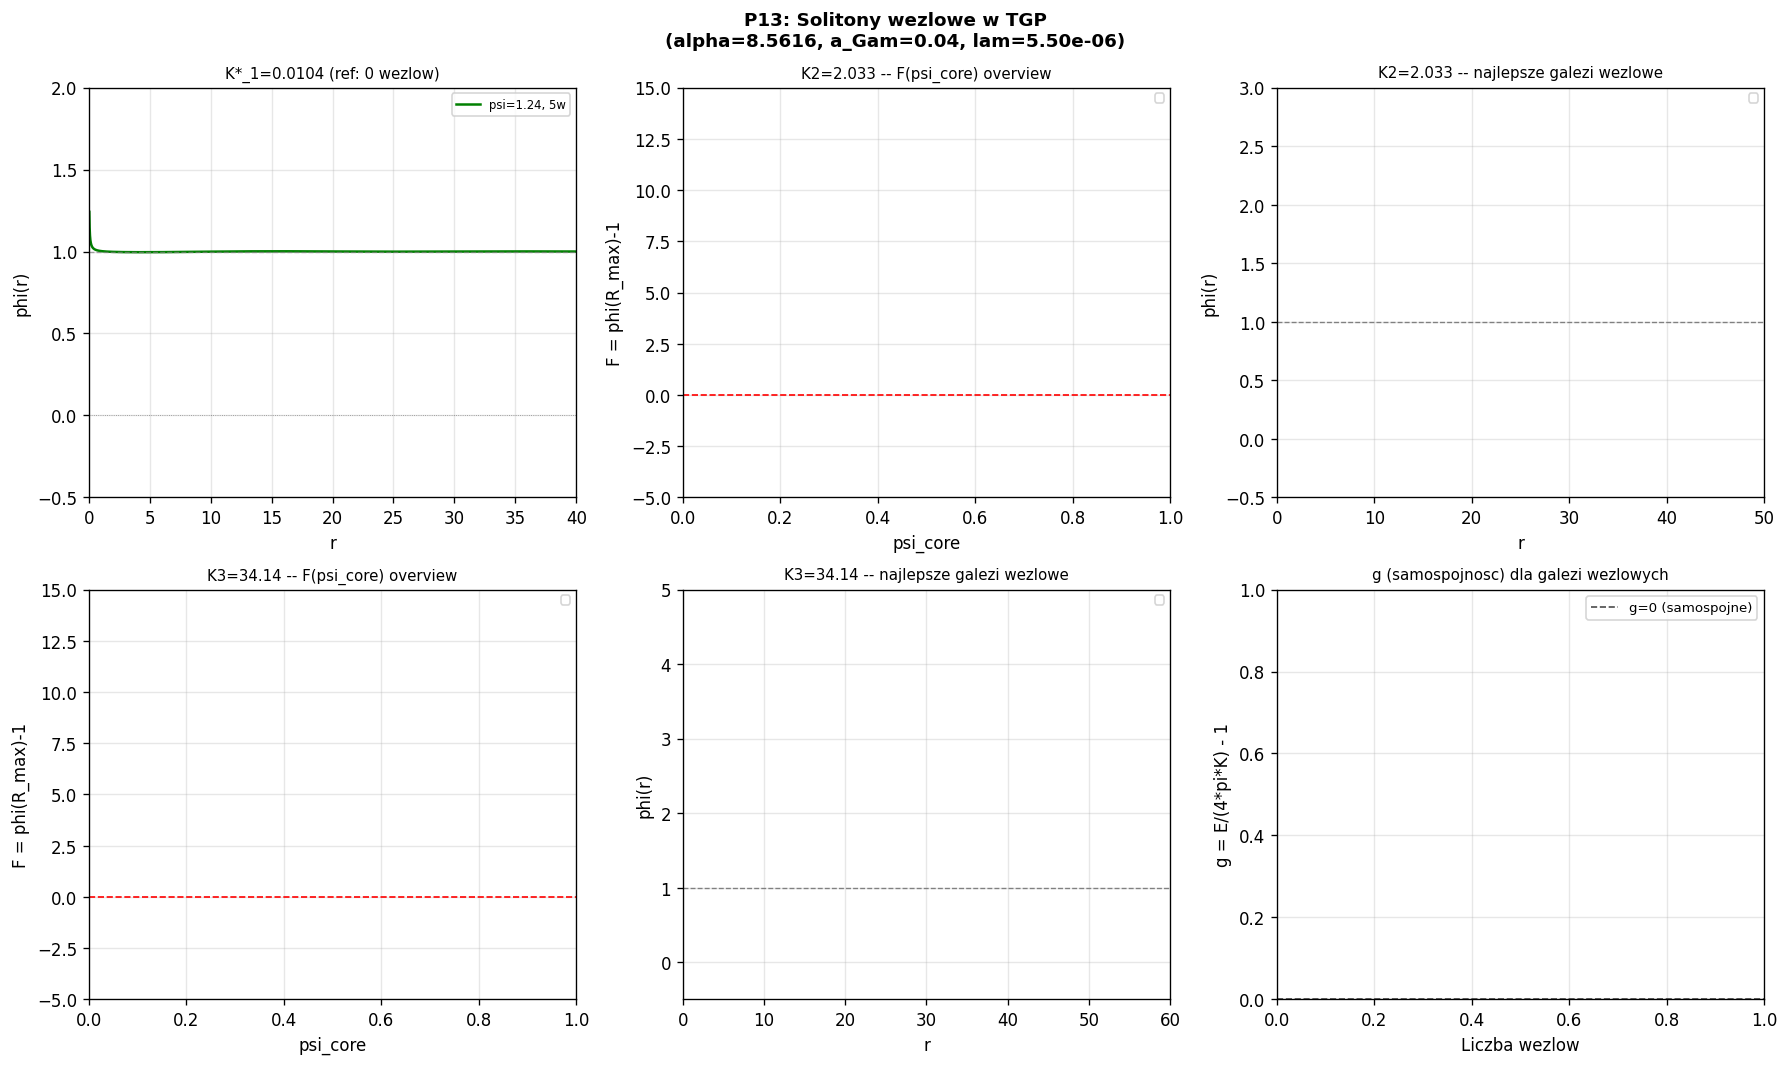

The script that saved this image:
"""
p13_nodal_solitons.py
=====================
Solitony wezlowe (nodal / excited-state solitons) w TGP.

MOTYWACJA:
  K1* = 0.010414 jest samospojny na glownej galezi ODE (psi_core~1.24, brak wezlow).
  K2 = 2.033 i K3 = 34.14 nie maja profilu phi(inf)=1 na tej galezi przy a_Gam=0.040.
  Hipoteza bańkowa (N0 w centrum) odrzucona przez p12.

NOWA HIPOTEZA: SOLITONY WEZLOWE (EXCITED STATES)
  W mechanice kwantowej stany wzbudzone maja wezly (miejsca, gdzie funkcja falowa
  przekracza wartosc rownowagowa i wraca). Analogicznie w TGP:

  - Gen 1 (K1*):  profil monotoniczny phi(r): z psi_core do 1 (brak wezlow)
  - Gen 2 (K2):   profil z 1 wezlem: phi nurkuje ponizej 1 przy r~r_node, wraca do 1
  - Gen 3 (K3):   profil z 2 wezlami

  Klucz: wezly sa w zakresie phi > 0 (nie dotykaja N0),
  wiec ODE pozostaje regularne (brak osobliwosci).

CEL p13:
  1. Skan psi_core dla K2 i K3 z szerszym oknem (psi_core moze byc ujemne lub < 1)
  2. Szukanie profili z phi(R_max) = 1 ALE z jednym lub wiecej "nurkowania" ponizej 1
  3. Policzenie wezlow i energie dla kazdej galezi
  4. Weryfikacja samospojnosci g(K) = E/(4*pi*K) - 1 = 0 na galezi wezlowej
"""

import numpy as np
from scipy.integrate import solve_ivp
from scipy.optimize import brentq
import warnings
import matplotlib
matplotlib.use('Agg')
import matplotlib.pyplot as plt
warnings.filterwarnings('ignore')

# ============================================================
# PARAMETRY
# ============================================================
ALPHA  = 8.5616
A_GAM  = 0.040
LAM    = 5.501357e-06
GAMMA  = 1.0
M_EFF  = 1.0 / np.sqrt(1.0 + ALPHA)
R_MAX  = 80.0   # zwiekszony zakres dla wezlowych profili

print(f"Parametry: alpha={ALPHA}, a_Gam={A_GAM}, lam={LAM:.4e}")
print(f"m_eff = {M_EFF:.4f},  R_max = {R_MAX}")
print()

V1 = GAMMA/3 - GAMMA/4

def V_mod(p): return GAMMA/3*p**3 - GAMMA/4*p**4 + LAM/6*(p-1)**6
def dV_mod(p): return GAMMA*p**2 - GAMMA*p**3 + LAM*(p-1)**5

def ode_rhs(r, y):
    phi, dphi = y
    phi = max(phi, 1e-10)
    kfac = 1.0 + ALPHA / phi
    ddphi = (dV_mod(phi) / kfac
             + ALPHA * dphi**2 / (2.0 * phi**2 * kfac)
             - (2.0 / r) * dphi)
    return [dphi, ddphi]

def integrate_outward(psi_core, K, r_max=R_MAX, n_eval=3000):
    """Outward integration; returns full solution object."""
    phi0  = psi_core
    dphi0 = -K / A_GAM**2

    def ev_lo(r, y): return y[0] - 1e-5
    ev_lo.terminal = True; ev_lo.direction = -1
    def ev_hi(r, y): return y[0] - 1e6
    ev_hi.terminal = True; ev_hi.direction = 1

    r_eval = A_GAM * (r_max / A_GAM)**np.linspace(0, 1, n_eval)
    sol = solve_ivp(
        ode_rhs, [A_GAM, r_max], [phi0, dphi0],
        method='DOP853', rtol=1e-9, atol=1e-11,
        t_eval=r_eval, events=[ev_lo, ev_hi]
    )
    return sol

def phi_at_rmax(psi_core, K, r_max=R_MAX, n_eval=2000):
    """phi(R_max) dla danego psi_core, K."""
    sol = integrate_outward(psi_core, K, r_max, n_eval)
    if len(sol.t) == 0 or sol.t[-1] < r_max * 0.99:
        return np.nan
    return sol.y[0, -1]

def count_nodes(sol, threshold=1.0):
    """Policz ile razy phi przekracza 'threshold' od gory (nurkowania ponizej)."""
    if len(sol.t) < 10:
        return 0
    phi = sol.y[0]
    crossings = 0
    for i in range(len(phi)-1):
        if phi[i] >= threshold and phi[i+1] < threshold:
            crossings += 1
    return crossings

def profile_energy(psi_core, K, n_eval=5000):
    """Energia solitonu."""
    dphi0 = -K / A_GAM**2
    r_eval = A_GAM * (R_MAX / A_GAM)**np.linspace(0, 1, n_eval)
    sol = solve_ivp(
        ode_rhs, [A_GAM, R_MAX], [psi_core, dphi0],
        method='DOP853', rtol=1e-9, atol=1e-11,
        t_eval=r_eval
    )
    r    = sol.t
    phi  = np.maximum(sol.y[0], 1e-10)
    dphi = sol.y[1]
    Ek = 4*np.pi*np.trapezoid(0.5*dphi**2*(1+ALPHA/phi)*r**2, r)
    Ep = 4*np.pi*np.trapezoid((V_mod(phi)-V1)*r**2, r)
    return Ek+Ep, Ek, Ep

# ============================================================
# KROK 1: Szeroki skan psi_core dla K2 z rozszerzona skala
# ============================================================
print("="*65)
print("KROK 1: Skan F(psi_core) dla K2=2.033 -- profil + wezly")
print("="*65)

K2 = 2.032728

# Szerokie okno: moze byc male psi_core (np. 0.1) dla glebokich wezlow?
# Ale phi musi pozostac > 0, wiec minimalne psi_core jest ograniczone przez
# to by profil nie rozbil sie przez N0 zanim dotrze do R_max.
# Probujemy: psi_core od 1.001 (standard) az do 200 (duze)
# ORAZ psi_core < 1: profil startuje ponizej minimum -- profil wezlowy?

psi_ranges = [
    np.linspace(0.01, 1.0, 80),    # profil startuje ponizej 1
    np.linspace(1.001, 10.0, 150), # standard
    np.linspace(10.0, 100.0, 80),  # duze psi_core
]
psi_vals_K2 = np.unique(np.concatenate(psi_ranges))

print(f"  Skanowanie {len(psi_vals_K2)} wartosci psi_core dla K2")

F_K2 = []
nodes_K2 = []
for psi in psi_vals_K2:
    sol = integrate_outward(psi, K2)
    if len(sol.t) == 0 or sol.t[-1] < R_MAX * 0.99:
        F_K2.append(np.nan)
        nodes_K2.append(-1)
    else:
        F_K2.append(sol.y[0, -1] - 1.0)
        nodes_K2.append(count_nodes(sol, threshold=1.0))

F_K2 = np.array(F_K2)
nodes_K2 = np.array(nodes_K2)

# Znajdz zera dla kazdej liczby wezlow
print()
print(f"  Dystrybucja wezlow wsrod skonczonych profili:")
fin_mask = np.isfinite(F_K2)
for n_node in sorted(set(nodes_K2[fin_mask])):
    cnt = np.sum(nodes_K2[fin_mask] == n_node)
    print(f"    {n_node} wezlow: {cnt} profili")

print()
print(f"  Szukanie zer F(psi_core) per liczba wezlow:")

zeros_K2_by_nodes = {}
for n_node in sorted(set(nodes_K2[fin_mask])):
    mask_n = (nodes_K2 == n_node) & fin_mask
    zeros_n = []
    psi_n = psi_vals_K2[mask_n]
    F_n   = F_K2[mask_n]
    for i in range(len(psi_n)-1):
        if F_n[i]*F_n[i+1] < 0:
            try:
                psi_z = brentq(
                    lambda p: phi_at_rmax(p, K2) - 1.0,
                    psi_n[i], psi_n[i+1],
                    xtol=1e-4, maxiter=30
                )
                E, Ek, Ep = profile_energy(psi_z, K2)
                g = E / (4*np.pi*K2) - 1.0
                zeros_n.append({'psi_core': psi_z, 'E': E, 'g': g, 'n_nodes': n_node})
            except Exception:
                pass
    zeros_K2_by_nodes[n_node] = zeros_n
    if zeros_n:
        print(f"  [{n_node} wezlow]:")
        for z in zeros_n:
            tag = 'SAMOSPOJNY' if abs(z['g']) < 0.05 else ('~bliski' if abs(z['g']) < 0.5 else 'niespojny')
            print(f"    psi_core={z['psi_core']:.4f}, E={z['E']:.4e}, g={z['g']:.4e}  {tag}")

print()

# ============================================================
# KROK 2: To samo dla K3=34.14
# ============================================================
print("="*65)
print("KROK 2: Skan F(psi_core) dla K3=34.14 -- profil + wezly")
print("="*65)

K3 = 34.14450

psi_ranges_K3 = [
    np.linspace(0.01, 1.0, 60),
    np.linspace(1.001, 50.0, 150),
    np.linspace(50.0, 500.0, 80),
]
psi_vals_K3 = np.unique(np.concatenate(psi_ranges_K3))
print(f"  Skanowanie {len(psi_vals_K3)} wartosci psi_core dla K3")

F_K3 = []
nodes_K3 = []
for psi in psi_vals_K3:
    sol = integrate_outward(psi, K3)
    if len(sol.t) == 0 or sol.t[-1] < R_MAX * 0.99:
        F_K3.append(np.nan)
        nodes_K3.append(-1)
    else:
        F_K3.append(sol.y[0, -1] - 1.0)
        nodes_K3.append(count_nodes(sol, threshold=1.0))

F_K3 = np.array(F_K3)
nodes_K3 = np.array(nodes_K3)

fin_mask3 = np.isfinite(F_K3)
print()
print(f"  Dystrybucja wezlow wsrod skonczonych profili:")
for n_node in sorted(set(nodes_K3[fin_mask3])):
    cnt = np.sum(nodes_K3[fin_mask3] == n_node)
    print(f"    {n_node} wezlow: {cnt} profili")

print()
print(f"  Szukanie zer F(psi_core) per liczba wezlow:")

zeros_K3_by_nodes = {}
for n_node in sorted(set(nodes_K3[fin_mask3])):
    mask_n = (nodes_K3 == n_node) & fin_mask3
    zeros_n = []
    psi_n = psi_vals_K3[mask_n]
    F_n   = F_K3[mask_n]
    for i in range(len(psi_n)-1):
        if F_n[i]*F_n[i+1] < 0:
            try:
                psi_z = brentq(
                    lambda p: phi_at_rmax(p, K3) - 1.0,
                    psi_n[i], psi_n[i+1],
                    xtol=1e-4, maxiter=30
                )
                E, Ek, Ep = profile_energy(psi_z, K3)
                g = E / (4*np.pi*K3) - 1.0
                zeros_n.append({'psi_core': psi_z, 'E': E, 'g': g, 'n_nodes': n_node})
            except Exception:
                pass
    zeros_K3_by_nodes[n_node] = zeros_n
    if zeros_n:
        print(f"  [{n_node} wezlow]:")
        for z in zeros_n:
            tag = 'SAMOSPOJNY' if abs(z['g']) < 0.05 else ('~bliski' if abs(z['g']) < 0.5 else 'niespojny')
            print(f"    psi_core={z['psi_core']:.4f}, E={z['E']:.4e}, g={z['g']:.4e}  {tag}")

print()

# ============================================================
# KROK 3: Profile typowych wezlowych solitonow
# ============================================================
print("="*65)
print("KROK 3: Rysowanie profili wezlowych")
print("="*65)

fig, axes = plt.subplots(2, 3, figsize=(15, 9))
fig.suptitle('P13: Solitony wezlowe w TGP\n'
             f'(alpha={ALPHA}, a_Gam={A_GAM}, lam={LAM:.2e})',
             fontsize=11, fontweight='bold')

def plot_profile(ax, psi_core, K, label, color, style='-'):
    sol = integrate_outward(psi_core, K, r_max=R_MAX, n_eval=4000)
    if len(sol.t) == 0:
        ax.set_title(f'{label}\n[brak profilu]', fontsize=8)
        return
    r   = sol.t
    phi = sol.y[0]
    n_nodes = count_nodes(sol)
    ax.plot(r, phi, style, color=color, lw=1.5, label=f'psi={psi_core:.2f}, {n_nodes}w')
    ax.axhline(1.0, color='gray', lw=0.8, linestyle='--', alpha=0.7)
    ax.axhline(0.0, color='black', lw=0.5, linestyle=':', alpha=0.4)
    ax.set_xlabel('r')
    ax.set_ylabel('phi(r)')
    ax.set_title(f'{label}', fontsize=9)
    ax.legend(fontsize=7)
    ax.grid(True, alpha=0.3)
    ax.set_xlim(0, 40)
    ax.set_ylim(-0.5, max(psi_core * 1.1, 2.0))

# K*_1 (referencja -- 0 wezlow)
ax = axes[0, 0]
plot_profile(ax, 1.2419, 0.010414, 'K*_1=0.0104 (ref: 0 wezlow)', 'green')

# K2 -- rozne galezi
ax = axes[0, 1]
ax.set_title('K2=2.033 -- F(psi_core) overview', fontsize=9)
mask_fin2 = np.isfinite(F_K2)
for n_node in [0, 1, 2]:
    mask_n = (nodes_K2 == n_node) & mask_fin2
    if mask_n.any():
        F_clip = np.clip(F_K2[mask_n], -5, 20)
        ax.plot(psi_vals_K2[mask_n], F_clip, '.', ms=2,
                label=f'{n_node} wezlow', alpha=0.6)
ax.axhline(0, color='red', lw=1, linestyle='--')
ax.set_xlabel('psi_core')
ax.set_ylabel('F = phi(R_max)-1')
ax.legend(fontsize=7)
ax.grid(True, alpha=0.3)
ax.set_ylim(-5, 15)

# K2 -- najlepszy profil (min |g|) z kazdej galezi wezlowej
ax = axes[0, 2]
ax.set_title('K2=2.033 -- najlepsze galezi wezlowe', fontsize=9)
for n_node, zeros_n in zeros_K2_by_nodes.items():
    if zeros_n:
        best = min(zeros_n, key=lambda z: abs(z['g']))
        sol = integrate_outward(best['psi_core'], K2, r_max=R_MAX, n_eval=3000)
        if len(sol.t) > 10 and sol.t[-1] >= R_MAX*0.99:
            r, phi = sol.t, sol.y[0]
            ax.plot(r, phi, lw=1.2, label=f'{n_node}w, psi={best["psi_core"]:.1f}, g={best["g"]:.2f}')
ax.axhline(1.0, color='gray', lw=0.8, linestyle='--')
ax.set_xlabel('r'); ax.set_ylabel('phi(r)')
ax.legend(fontsize=7); ax.grid(True, alpha=0.3)
ax.set_xlim(0, 50); ax.set_ylim(-0.5, 3)

# K3 -- F(psi_core)
ax = axes[1, 0]
ax.set_title('K3=34.14 -- F(psi_core) overview', fontsize=9)
mask_fin3 = np.isfinite(F_K3)
for n_node in [0, 1, 2]:
    mask_n = (nodes_K3 == n_node) & mask_fin3
    if mask_n.any():
        F_clip = np.clip(F_K3[mask_n], -5, 20)
        ax.plot(psi_vals_K3[mask_n], F_clip, '.', ms=2,
                label=f'{n_node} wezlow', alpha=0.6)
ax.axhline(0, color='red', lw=1, linestyle='--')
ax.set_xlabel('psi_core'); ax.set_ylabel('F = phi(R_max)-1')
ax.legend(fontsize=7); ax.grid(True, alpha=0.3); ax.set_ylim(-5, 15)

# K3 -- najlepszy profil z kazdej galezi
ax = axes[1, 1]
ax.set_title('K3=34.14 -- najlepsze galezi wezlowe', fontsize=9)
for n_node, zeros_n in zeros_K3_by_nodes.items():
    if zeros_n:
        best = min(zeros_n, key=lambda z: abs(z['g']))
        sol = integrate_outward(best['psi_core'], K3, r_max=R_MAX, n_eval=3000)
        if len(sol.t) > 10 and sol.t[-1] >= R_MAX*0.99:
            r, phi = sol.t, sol.y[0]
            ax.plot(r, phi, lw=1.2, label=f'{n_node}w, psi={best["psi_core"]:.1f}, g={best["g"]:.2f}')
ax.axhline(1.0, color='gray', lw=0.8, linestyle='--')
ax.set_xlabel('r'); ax.set_ylabel('phi(r)')
ax.legend(fontsize=7); ax.grid(True, alpha=0.3)
ax.set_xlim(0, 60); ax.set_ylim(-0.5, 5)

# Podsumowanie g dla wszystkich galezi
ax = axes[1, 2]
ax.set_title('g (samospojnosc) dla galezi wezlowych', fontsize=9)
K2_gs = [(z['n_nodes'], z['g']) for zeros in zeros_K2_by_nodes.values() for z in zeros]
K3_gs = [(z['n_nodes'], z['g']) for zeros in zeros_K3_by_nodes.values() for z in zeros]
if K2_gs:
    nn2 = [x[0] for x in K2_gs]
    g2  = [x[1] for x in K2_gs]
    ax.scatter(nn2, g2, c='orange', s=60, label='K2=2.033', zorder=5)
if K3_gs:
    nn3 = [x[0] for x in K3_gs]
    g3  = [x[1] for x in K3_gs]
    ax.scatter(nn3, g3, c='red', s=60, label='K3=34.14', zorder=5)
ax.axhline(0, color='black', lw=1, linestyle='--', alpha=0.7, label='g=0 (samospojne)')
ax.set_xlabel('Liczba wezlow'); ax.set_ylabel('g = E/(4*pi*K) - 1')
ax.legend(fontsize=8); ax.grid(True, alpha=0.3)

plt.tight_layout()
out = __file__.replace('.py', '.png')
plt.savefig(out, dpi=120, bbox_inches='tight')
plt.close()
print(f"  Zapisano: {out}")
print()

# ============================================================
# PODSUMOWANIE
# ============================================================
print("="*65)
print("PODSUMOWANIE p13: SOLITONY WEZLOWE")
print("="*65)
print()
print("K2 = 2.033:")
if any(zeros_K2_by_nodes.values()):
    for n_node, zeros_n in sorted(zeros_K2_by_nodes.items()):
        for z in zeros_n:
            ok = 'SAMOSPOJNY' if abs(z['g']) < 0.05 else ('~bliski' if abs(z['g']) < 1 else 'niespojny')
            print(f"  {n_node} wezlow: psi_core={z['psi_core']:.3f}, g={z['g']:.4e}  {ok}")
else:
    print("  Brak samospojnych galezi wezlowych")

print()
print("K3 = 34.14:")
if any(zeros_K3_by_nodes.values()):
    for n_node, zeros_n in sorted(zeros_K3_by_nodes.items()):
        for z in zeros_n:
            ok = 'SAMOSPOJNY' if abs(z['g']) < 0.05 else ('~bliski' if abs(z['g']) < 1 else 'niespojny')
            print(f"  {n_node} wezlow: psi_core={z['psi_core']:.3f}, g={z['g']:.4e}  {ok}")
else:
    print("  Brak samospojnych galezi wezlowych")

print()
print("INTERPRETACJA:")
print("  Jesli g=0 na galezi n-wezlowej dla K_n:")
print("    -> K_n to stan wzbudzony solitonu TGP (analogia do QM)")
print("    -> n=0: elektron (K1*), n=1: mion (K2?), n=2: taon (K3?)")
print("  Jesli brak g=0 dla wezlowych galezi:")
print("    -> Mechanizm wezlowy NIE jest odpowiedzialny za hierarchie")
print("    -> Wymaga nowego podejscia (lambda*(n), inna topologia)")
